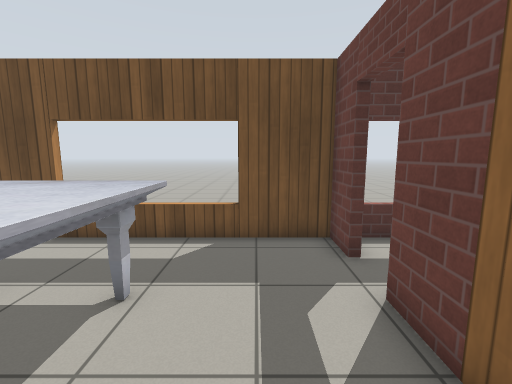
View 1 (above)

17 first-person views from a walk through a world built for the Gazebo simulator. The camera is 1.2 m above the floor, tilts 8° down and sees 90° across. The floor is counted in squares, 0.5 m on a side. Each view is taken from the middle of a square. On the plan, view 1 faces up. The plan holds only what a view shows up to about 17 squares ahead; the rest is blank. Simple patterns stand in for the simulator's built-in surfaces.

View 2
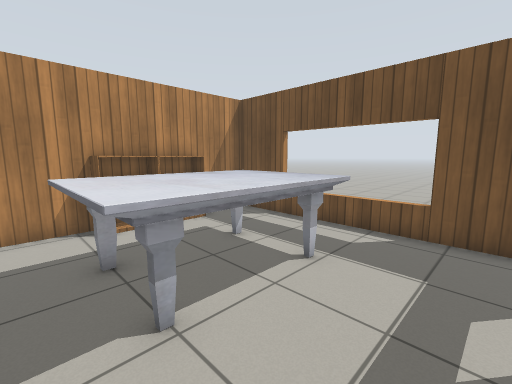

View 3
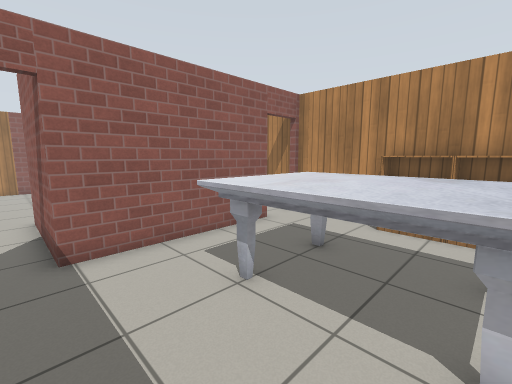

View 4
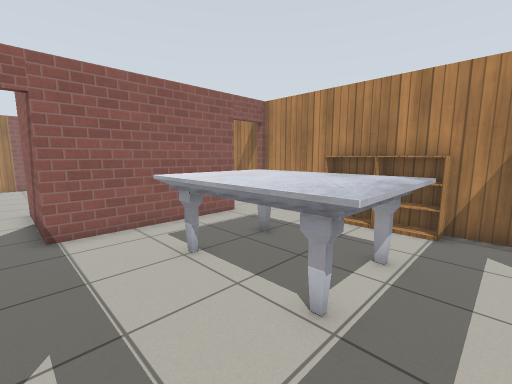

View 5
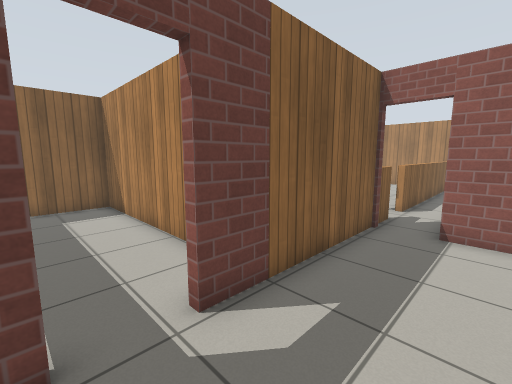

View 6
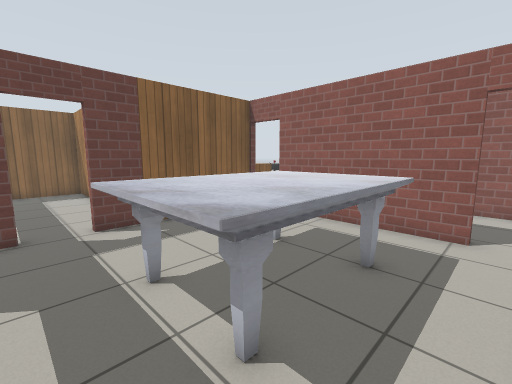

View 7
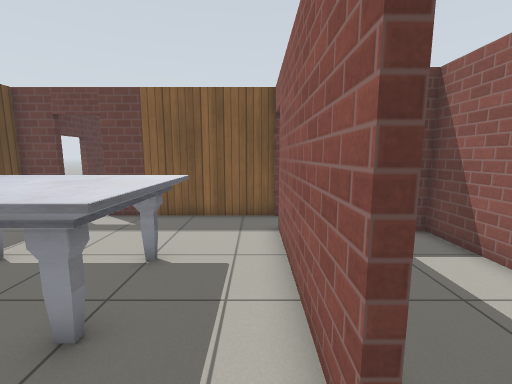

View 8
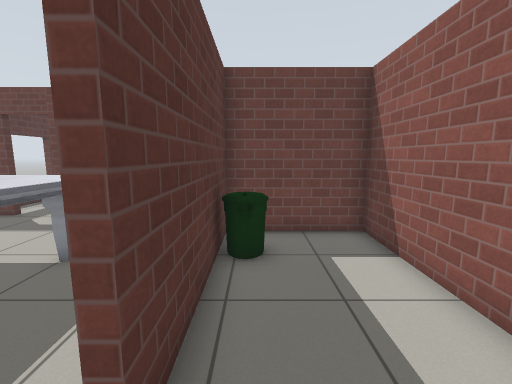

View 9
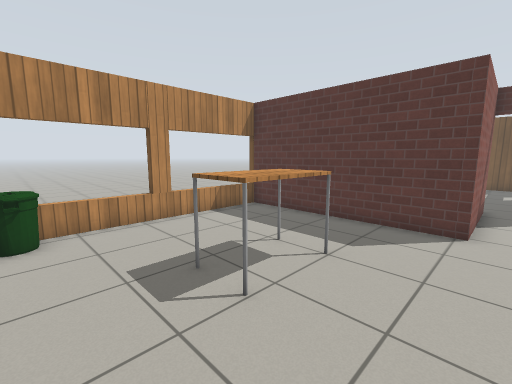

View 10
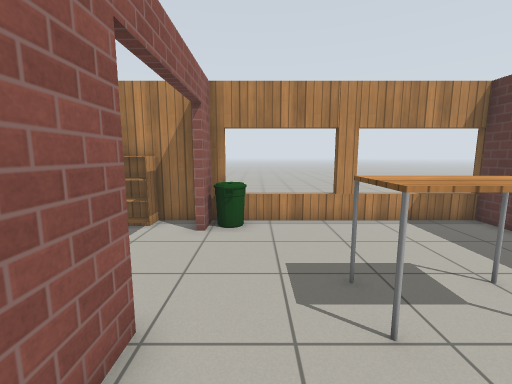

View 11
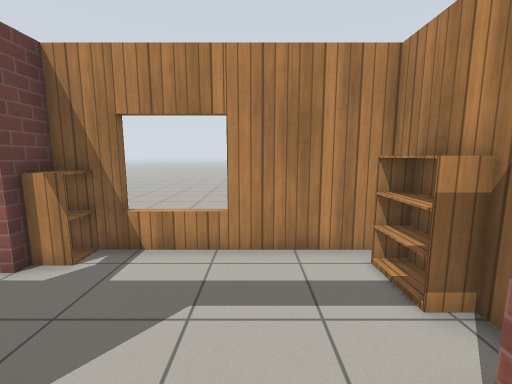

View 12
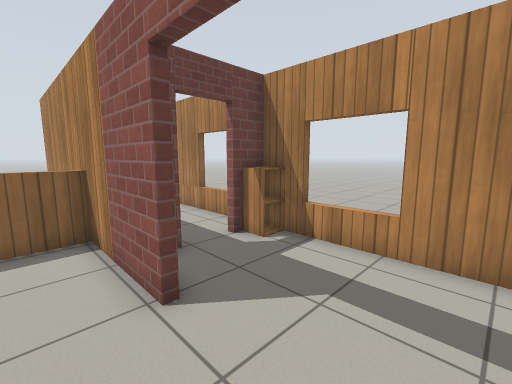

View 13
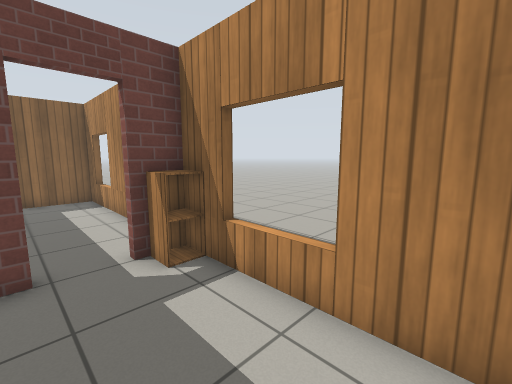

View 14
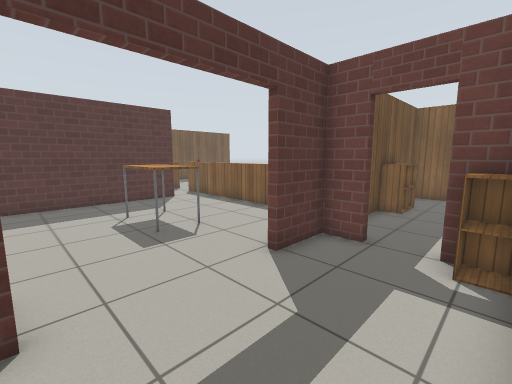

View 15
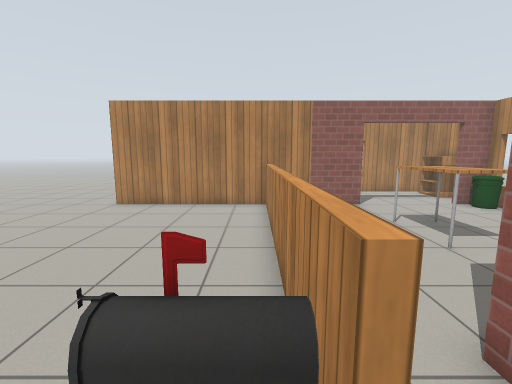

View 16
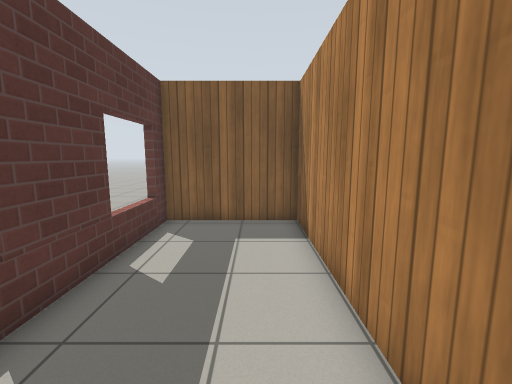

View 17
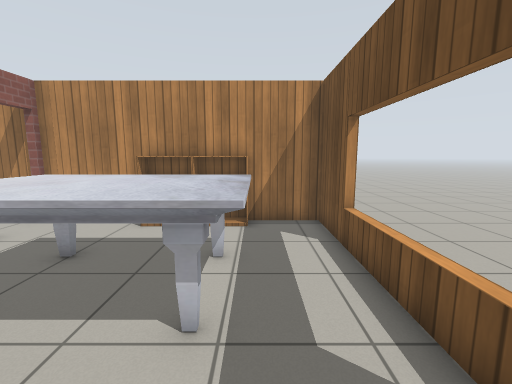

### Floor plan
Key: @ floor where view 1 was taken; # wall or solid block; . floor; D open door; = window, fence, low wall or low ledge; T thing the floor can be seen under or through; M marble table; B bookshelf; P postbox; I bin; A table; C cabinet.
Columns run from 9 left of view 1 to 14 right of it. Each row starts with its distance up from view 1.
  8     .....          ..
  7 ####=====TT##==####==#
  6 #..........#.........#
  5 #...MMMM...D.........#
  4 #B..MMMM...D.........#
  3  B..MMMM...# ........#
  2  B..MMMM...###########
  1 #B..MMMM...#
  0 #...MMMM.@.#
 -1 #..........#
 -2 #..........#
 -3 #DD#######DD
 -4 #......I.#.=
 -5 # .......#...
 -6   .......#.=P
 -7   .......#.=. ..
 -8 ##########.=. ...
 -9 =..........=......
-10 =..........=.......
-11 =..........=........
-12 =.....AA...=........
-13 #.....AA...=.........
-14 =.....AA...=..........
-15 =..........=...........
-16 =..........=............
-17 #II........=............
-18 ##DDDDD#######CC####....
-19 #........#....CC...#....
-20 #B.......D.........# ...
-21 #B.......D.........# ...
-22 #......=CC........##
-23 #####===   ==###==#

Positions as (right, up) in squares from view 1, and headings:
1: (0, 0), facing up
2: (1, -1), facing up-left
3: (1, 4), facing down-left
4: (1, 6), facing down-left
5: (-1, 6), facing down-right
6: (-7, 6), facing down-right
7: (-8, -2), facing right
8: (-8, -4), facing right
9: (1, -17), facing up-left
10: (1, -16), facing left
11: (-5, -16), facing down
12: (-6, -16), facing down-right
13: (-6, -19), facing down-right
14: (-7, -22), facing up-right
15: (3, -5), facing down
16: (3, 4), facing right
17: (1, 5), facing left
